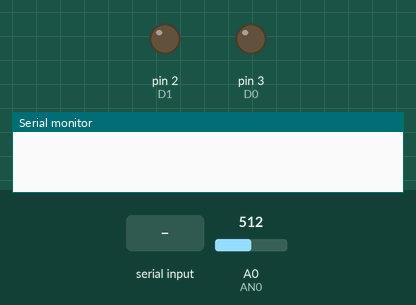
Recording of a sketch running on a simulated Arduino Uno, built with avr-gcc and run on an emulated ATmega328P. On the bench: output pins drawn as LEDs (lit = HIGH), the last lines printed to the serial monitor. The test bench sets the inputs (shaded band); at power-on: A0 (AN0) = 512.

Above: at 1.2 s.
1.3 s: "r" received over Serial
At 3.0 s:
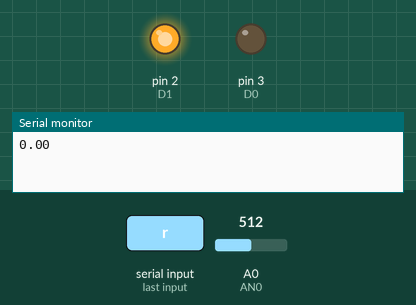
3.8 s: "r" received over Serial
At 4.5 s:
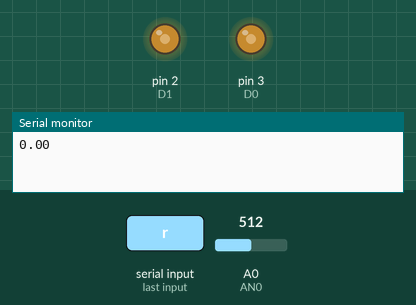
Timing chart, 0 to 6.8 s (numbered marks = the images above; inputs shaded):
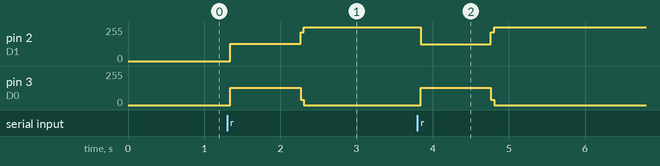

Measured:
- after the input at 1.3 s, pin 2 (D1): 0/255 → 130/255 at once, → 255/255 0.92 s later; pin 3 (D0): 0/255 → 128/255 at once, → 0/255 0.92 s later
- after the input at 3.8 s, pin 2 (D1): 255/255 → 127/255 at once, → 255/255 0.92 s later; pin 3 (D0): 0/255 → 128/255 at once, → 0/255 0.92 s later

The sketch:

Arduinopercent.ino
```cpp
/*converts scale output first to kg measurement then to percent, based on weight of full and empty keg and a calibration using workout weights*/

// Define bridge excite digital IO lines
#define D0 3
#define D1 2

// Use ADC port 0
#define AN0 0

// Delain in microseconds to allow signal to settle
// after excite polarity reversal
#define DELAY 800

float percent;
float kgweight;

void setup()   {

  Serial.begin(9600);

  pinMode(D0, OUTPUT);
  pinMode(D1, OUTPUT);


}

void loop()
{
  if(Serial.available() && Serial.read() == 'r') {
    if(measure() <=135){
      kgweight=0.03*measure()+3.72;
    }
    else{
      kgweight=0.07*measure()-1.98;
    }

    if(kgweight<4){
      percent=0;
    }
    else if(kgweight>27){
      percent=100;
    }
    else{
      percent=100*(kgweight-4)/27;
    }

    Serial.println(percent);
    //Serial.println ( 1);
    //    delay (10);
  }

}

int measure () {
  int i,a0,a1;
  long s;
  for (i = 0; i < 256; i++) {
    digitalWrite (D0,HIGH);
    digitalWrite (D1,LOW);
    delayMicroseconds(DELAY);
    a0 = analogRead(AN0);

    // reverse polarity
    digitalWrite (D0,LOW);
    digitalWrite (D1,HIGH);
    delayMicroseconds(DELAY);
    a1 = analogRead(AN0);

    s += (long) (a0 - a1);

  } // next i


  // As there is a large number of samples being averaged we
  // can probably extract another bit or two from the ADC.
  // Going to be conservative and going for one extra bit.
  // So instead of dividing by 256, will divide by just 128
  // instead (ie right shift 7 bits).
  return s>>7;
}
```
